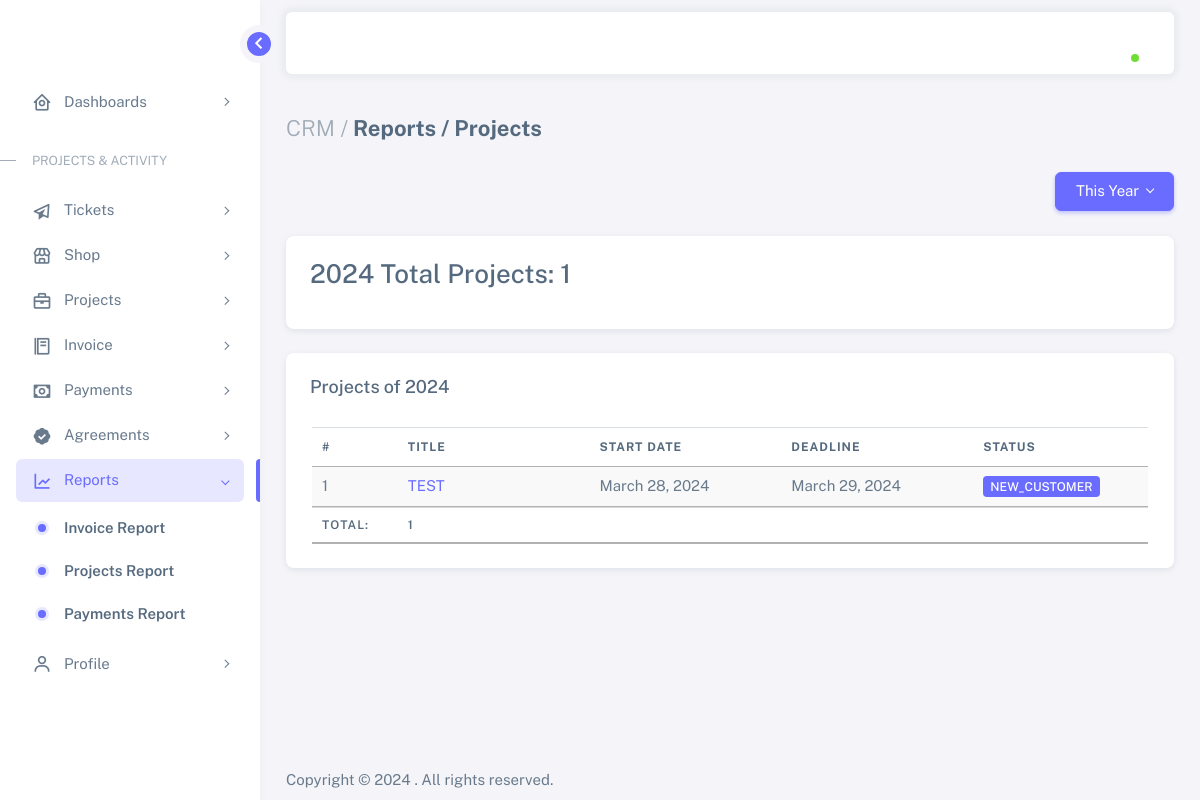
The app's page /user/reports/project-report/ (signed in) with its own data.
### crm/models.py (models this page shows, shortened)
class crmProjects(models.Model):
    title = models.CharField(max_length=500)
    progress = models.IntegerField(blank=True, null=True, default=0)
    slug = models.SlugField(max_length=500, blank=True, null=True)
    PROJECT_TYPE_CHOICE = (
        ('client_project', 'Client Project'),
        ('internal_project', 'Internal Project'),
    )
    project_type = models.CharField(max_length=50, choices=PROJECT_TYPE_CHOICE, default='client_project')
    client = models.ForeignKey(Guser, on_delete=models.CASCADE, null=True, blank=True)
    description = models.TextField(blank=True, null=True)
    start_date = models.DateField()
    deadline = models.DateField()
    price = models.IntegerField()
    team = models.ManyToManyField(User, related_name='project_team', blank=True)
    PROJECT_LABEL_CHOICE = (
        ('started', 'Started'),
        ('completed', 'Completed'),
        ('new_customer', 'New Customer'),
        ('important', 'Important'),
        ('closed', 'Closed'),
        ('running', 'Running'),
        ('canceled', 'Canceled'),
        ('pending', 'Pending'),
    )
    label = models.CharField(max_length=50, choices=PROJECT_LABEL_CHOICE, null=True, blank=True)

### reports/views.py (the view)
# urls.py: path('user/reports/project-report/', userProjectReport, name='userProjectReport'),
@login_required(login_url='signIn')
def userProjectReport(request):
    current_year = timezone.now().year
    current_month = timezone.now().month
    previous_year = current_year - 1
    projects_this_year = crmProjects.objects.filter(client=request.user, start_date__year=current_year)
    projects_this_month = crmProjects.objects.filter(client=request.user, start_date__year=current_year, start_date__month=current_month)
    projects_previous_year = crmProjects.objects.filter(client=request.user, start_date__year=previous_year)
    all_projects = crmProjects.objects.filter(client=request.user).order_by('-start_date')
    context = {
        'title': 'Project Report',
        'projects_this_year': projects_this_year,
        'projects_this_month': projects_this_month,
        'projects_previous_year': projects_previous_year,
        'all_projects' : all_projects,
        'current_year': current_year,
        'current_month': current_month,
        'previous_year': previous_year,
    }
    return render(request, 'user/main/reports/project.html', context)

### authapp/models.py (called while the page is built)
    def getUserImage(self):
      image_url = ""
      if self.profile_picture:
         image_url = self.profile_picture.url
      else:
         image_url = "https://cdn-icons-png.flaticon.com/128/3135/3135715.png"
      return image_url

### core/context_processors.py (called while the page is built)
def website_settings_context(request):
    settings = websiteSetting.objects.first()
    return {'settings': settings}

def user_profile_context(request):
    user_profile = None
    if request.user.is_authenticated:
        user_profile = UserProfile.objects.filter(user=request.user).first()
    return {
        'user_profile': user_profile
    }

def unsolved_tickets_context(request):
    opened_ticket = supportTicket.objects.filter(status='open')
    return {'opened_ticket' : opened_ticket}

def cookie_consent_processor(request):
    cookie_consent = request.COOKIES.get('cookie_consent')
    return {'cookie_consent': cookie_consent}

def demo_mode_enabled(request):
    return {'demo_mode_enabled': 'core.middleware.middleware.DemoModeMiddleware' in settings.MIDDLEWARE}

### order/order_context.py (called while the page is built)
def user_cart_context(request):
    try:
        user_order = None
        user_cart = None
        if request.user.is_authenticated:
            user_order = Order.objects.get(user=request.user, is_ordered=False)
            user_cart = Cart.objects.filter(order=user_order)
    except Order.DoesNotExist:
        pass
    return {'user_cart': user_cart, 'user_order': user_order}

### templates/user/main/reports/project.html (shortened to what this page needs)
{% extends 'user/base.html' %}
{% load static %}
{% block content %}
  <link rel="stylesheet" type="text/css" href="https://cdn.datatables.net/buttons/2.4.2/css/buttons.dataTables.min.css">
  <link rel="stylesheet" type="text/css" href="https://cdn.datatables.net/1.13.6/css/jquery.dataTables.min.css">
<div class="content-wrapper">
<div class="container-xxl flex-grow-1 container-p-y">
   <div class="row align-items-center">
      <div class="col-md-6">
         <h4 class="fw-bold py-3 mb-3">
            <span class="text-muted fw-light">CRM /</span> Reports / Projects
         </h4>
      </div>
   </div>
   <div class="mb-5">
      <div class="dropdown float-end">
         <button class="btn btn-primary dropdown-toggle" type="button" id="dropdownMenuButton" data-bs-toggle="dropdown" aria-haspopup="true" aria-expanded="false">
         This Year
         </button>
      </div>
   </div>
   <div id="thisyear">
      <div class="row mt-5">
         <div class="col-12 mt-3">
            <div class="card">
               <div class="card-body">
                  <h3>{{current_year}} Total Projects: {{projects_this_year.count}}</h3>
               </div>
            </div>
         </div>
      </div>
      <div class="card mt-4">
         <div class="card-datatable table-responsive">
             <div id="DataTables_Table_0_wrapper" class="dataTables_wrapper dt-bootstrap5 no-footer">
                 <div class="card-header flex-column flex-md-row">
                     <div class="head-label">
                         <h5 class="card-title mb-0">Projects of {{current_year}}</h5>
                     </div>
                 </div>
                 <div class="container mb-4">
                  <table class="datatables-basic table border-top dataTable no-footer dtr-column collapsed display" style="width:100%">
                     <thead>
                        <tr>
                            <th style="width: 0px;" >#</th>
                            <th style="width: 130px;">Title</th>
                            <th style="width: 130px;">Start Date</th>
                            <th style="width: 130px;">Deadline</th>
                            <th style="width: 90px;" class="dtr-hidden">Status</th>
                        </tr>
                     </thead>
                     <tbody>
                         {% for project in projects_this_year %}
                         <tr class="odd">
                            <td>{{ forloop.counter }}</td>
                            <td><span class="emp_name text-truncate"><a href="{% url 'userProjectDetail' slug=project.slug %}">{{ project.title }}</a></span></td>
                            <td>{{ project.start_date }}</td>
                            <td>{{ project.deadline }}</td>
                            <td><span class="badge {% if project.label == 'completed' %}bg-success{% elif project.label == 'canceled' %}bg-danger{% elif project.label == 'important' %}bg-warning{% elif project.label == 'pending' %}bg-info{% else %}bg-primary{% endif %}">{{ project.label }}</span></td>
                         </tr>
                         {% endfor %}
                         <tr>
                           <th>Total:</th>
                           <th>{{projects_this_year.count}}</th>
                           <td></td>
                           <td></td>
                           <td></td>
                         </tr>
                     </tbody>
                 </table>
             </div>
             </div>
         </div>
     </div>
   </div>
</div>
{% endblock content %}

### static/crm/assets/css/theme-default.css (style rules this page uses)
.bg-primary { background-color: #696cff !important }
.btn-primary { background-color: #696cff; border-color: #696cff; box-shadow: 0 .125rem .25rem 0 rgba(105, 108, 255, .4); color: #fff }
a { color: #696cff }

### templates/user/base.html (style rules this page uses)
* { scrollbar-width: thin; scrollbar-color: #888 #f1f1f1; }

### templates/user/main/reports/project.html (style rules this page uses)
@media (min-width: 992px) { .card-datatable.table-responsive { overflow-x: hidden; } }

### records on screen
crmProjects: title "TEST", start_date "March 28, 2024", deadline "March 29, 2024", label "NEW_CUSTOMER"

### other values on screen
{{ projects_this_year.count }} "1"
